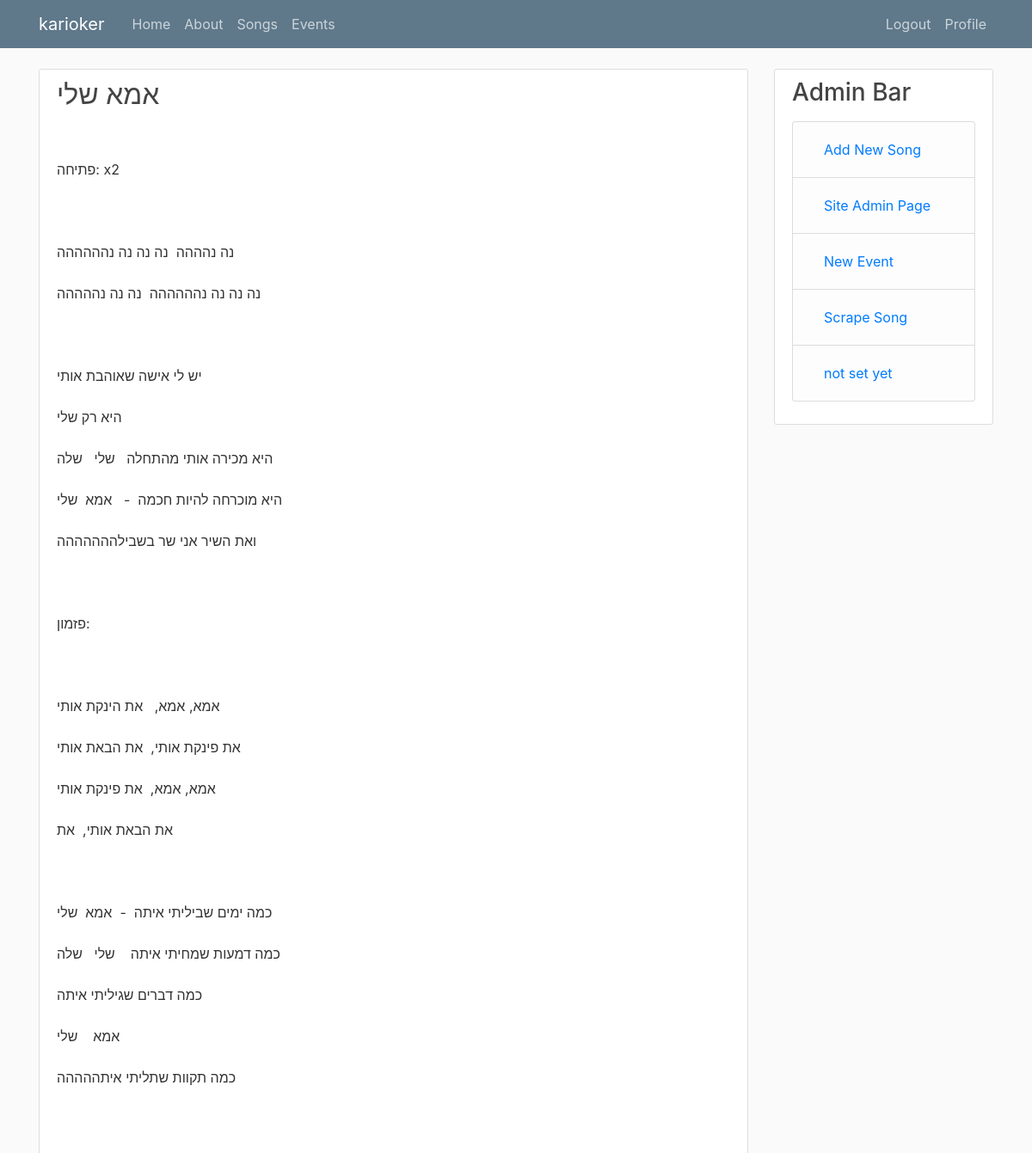
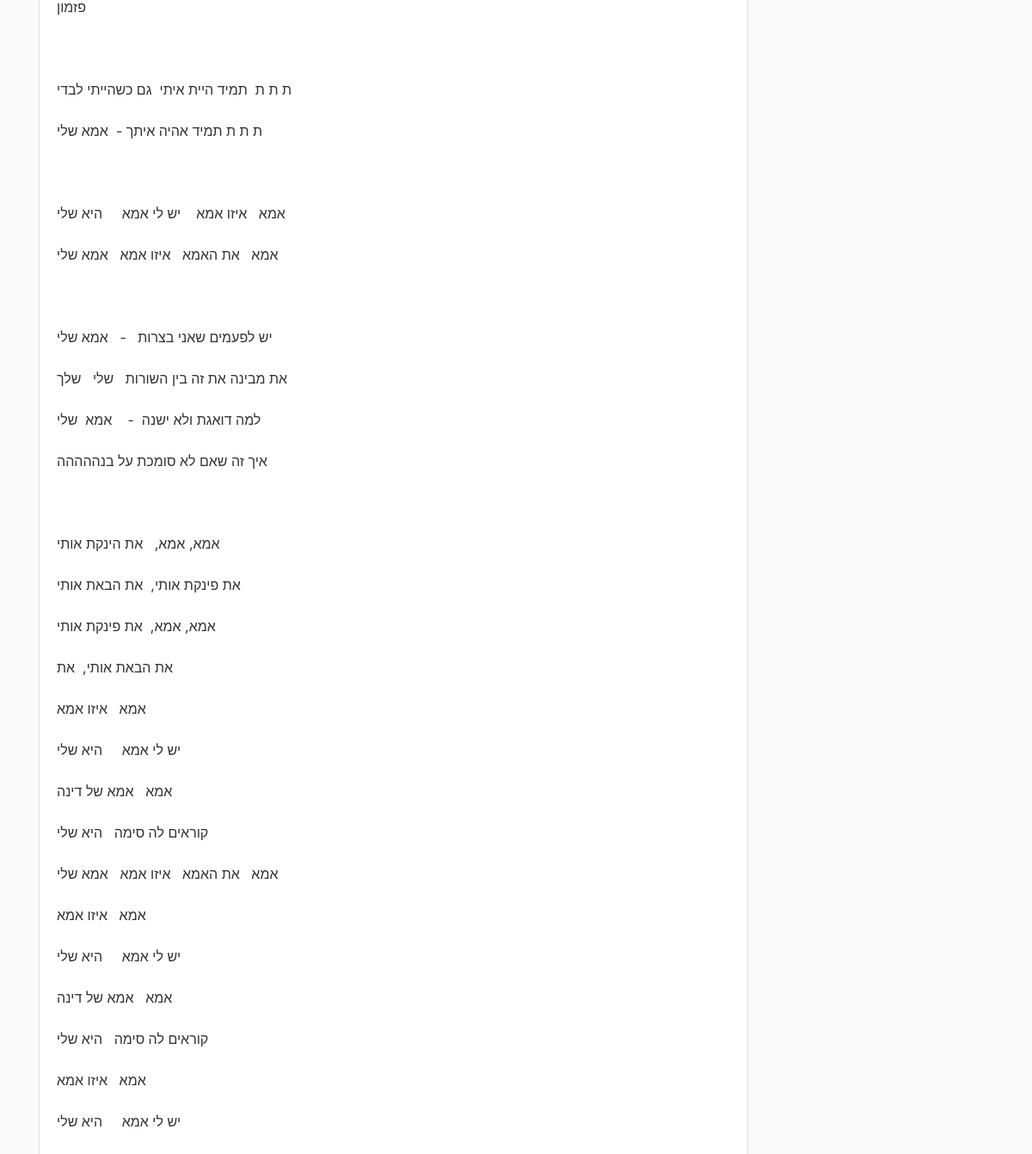
/event/5/current_song/ (signed in), run on the app's committed database (2 pictures, top to bottom).
### event/models.py (models this page shows, shortened)
class EventSongs(models.Model):
    event = models.ForeignKey(Event, on_delete=models.CASCADE)
    singer = models.ForeignKey(EventGuests, on_delete=models.CASCADE)
    song = models.ForeignKey(Songs, on_delete=models.CASCADE)
    status = models.TextField(default=EventSongStatus.LISTED, choices=EventStatus.choices)

### karioker/models.py (models this page shows, shortened)
class Songs(models.Model):
    name = models.CharField(max_length=100)
    performer = models.ForeignKey(Performers, on_delete=models.CASCADE)
    songwriter = models.ForeignKey(SongWriters, on_delete=models.CASCADE)
    composer = models.ForeignKey(Composers, on_delete=models.CASCADE)
    lyrics_url = models.CharField(max_length=400)
    chords_url = models.CharField(max_length=400)
    lyrics = models.TextField()
    chords = models.TextField()
    language = models.CharField(max_length=400)
    alignment = models.CharField(max_length=400)

### event/views.py (the view)
# urls.py: path('<int:event_id>/current_song/', event_current_song,  name='event-current-song'),
@login_required
def event_current_song(request,event_id):
    event = get_object_or_404(Event, id=event_id)
    current_song=EventSongs.objects.get(id=event.current_song)
    context = {'event': event,"song" :current_song}
    return render(request, 'event/current_song.html', context)

### event/templates/event/current_song.html
{% extends "karioker/base.html" %}
{% block content %}
  <article class="media content-section">
    <div class="media-body">
      <div class="article-metadata" >
      <div align="{{song.alignment}}">
      <h2>{{ song.song.name }}</h2>
      <p class="article-content">{{ song.song.lyrics}}</p>
      </div>
    </div>
  </article>
{% endblock content %}

### karioker/static/karioker/main.css (style rules this page uses)
body { background: #fafafa; color: #333333; margin-top: 5rem; }
h1, h2, h3, h4, h5, h6 { color: #444444; }
.content-section { background: #ffffff; padding: 10px 20px; border: 1px solid #dddddd; border-radius: 3px; margin-bottom: 20px; }
.article-content { white-space: pre-line; }
.article-metadata { padding-bottom: 1px; margin-bottom: 4px; border-bottom: 1px solid #e3e3e3 }

### data on the page
EventSongs: song.name "אמא שלי", song.lyrics "פתיחה: x2 נה נהההה נה נה נה נהההההה נה נה נה נהההההה נה נה נההההה יש לי אישה שאוהבת אותי היא רק שלי היא מכירה אותי מהתחלה שלי שלה היא מוכרחה להיות חכמה - אמא שלי ואת השיר אני שר בשבילההההההה פזמון: אמא, אמא, את הינקת אותי את פינקת אותי, את הבאת אותי אמא, אמא, את פינקת אותי את הבאת אותי, את כמה ימים שביליתי איתה - אמא שלי כמה דמעות שמחיתי איתה שלי שלה כמה דברים שגיליתי איתה אמא שלי כמה תקוות שתליתי איתההההה פזמון ת ת ת תמיד היית איתי גם כשהייתי לבדי ת ת ת תמיד אהיה איתך - אמא שלי אמא איזו אמא יש לי אמא היא שלי אמא את האמא איזו אמא אמא שלי יש לפעמים שאני בצרות - אמא שלי את מבינה את זה בין השורות שלי שלך למה דואגת ולא ישנה - אמא שלי איך זה שאם לא סומכת על בנההההה אמא, אמא, את הינקת אותי את…"
